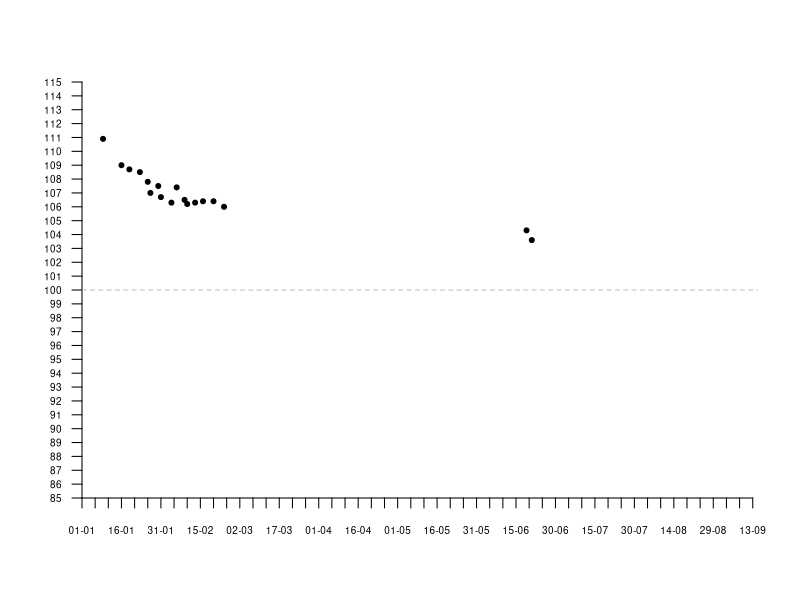

Here is the R script that generated this plot:
dates <- as.Date(c("2017-01-09",
                   "2017-01-16",
                   "2017-01-19",
                   "2017-01-23",
                   "2017-01-26",
                   "2017-01-27",
                   "2017-01-30",
                   "2017-01-31",
                   "2017-02-04",
                   "2017-02-06",
                   "2017-02-09",
                   "2017-02-10",
                   "2017-02-13",
                   "2017-02-16",
                   "2017-02-20",
                   "2017-02-24"))

vals <- c(110.9,
          109.0,
          108.7,
          108.5,
          107.8,
          107.0,
          107.5,
          106.7,
          106.3,
          107.4,
          106.5,
          106.2,
          106.3,
          106.4,
          106.4,
          106.0)

plot(dates,
     vals,
     col="black",
     pch=20,
     #type="n",
     xaxt="n",
     yaxt="n",
     xaxs="i",
     yaxs="i",
     xlab="",
     ylab="",
     bty="n",
     ylim=c(85,115),
     xlim=as.Date(c("2017-01-01",
                    "2017-09-15")))

dates2 <- as.Date(c("2017-06-19",
                    "2017-06-21"))
vals2 <- c(104.3,
           103.6)
points(dates2,
       vals2,
       pch=20)

xdts <- seq(as.Date(c("2017-01-01")),
        as.Date(c("2017-09-15")),
        by=5)
xlbls <- format(xdts,
                format="%d-%m")
axis(1, 
     at=xdts,
     labels=xlbls,
     las=1,
     cex.axis=0.6)

axis(2, 
     at=seq(85,
            115,
            by=1),
     las=0.5,
     cex.axis=0.6,
     las=2,
     col.axis="black")

abline(h=100,
       col="grey",
       lty=2)

# abline(h=seq(85,
#              115,
#              by=1),
#        col="lightgrey",
#        lty=3)
# 
# abline(v=as.Date(c("2017-01-09", "2017-02-09", "2017-03-09", "2017-04-09", "2017-05-09", "2017-06-09", "2017-07-09")),
#        col="lightgrey",
#        lty=3)

# dts <- as.Date(c("2017-01-09","2017-02-09","2017-03-09","2017-04-09","2017-05-09","2017-06-09","2017-07-09","2017-08-09"),
#                  "%Y-%m-%d")
# lbls <- format(dts, format="%d.%m")
# 
# points(dts,
#        c(110.9, 107.4, 103.9, 100.4, 96.9, 93.4, 89.9, 86.4),
#        pch=25,
#        cex=1,
#        col="darkred",
#        bg="red")

#points(as.Date("2017-02-09",
#               "%Y-%m-%d"),
#       106.5,
#       col="darkred",
#       pch=19)

#df <- data.frame(x=dates,
#                 y=vals)
#lf <- lm(y ~ x, 
#         data = df)
#abline(lf,
#       lty=2,
#       col="lightcoral")
#lines(dates,
#      vals,
#      lwd=2,
#      col="darkred")

#BMI = function(height_m,weight_kg){(1.3*weight_kg/(height_m)^2.5)}
#h = 1.85
#w = vals
#my_bmi = data.frame(h,w)
#my_bmi$bmi = BMI(my_bmi$h,
#                 my_bmi$w)

# par(new = TRUE)
# plot(dates,
#      my_bmi$bmi,
#      axes=F,
#      xlab=NA,
#      ylab=NA,
#      col="darkblue",
#      pch=18,
#      #type="n",
#      #xaxt="n",
#      #yaxt="n",
#      xaxs="i",
#      yaxs="i",
#      #xlab="",
#      #ylab="",
#      bty="n",
#      ylim=c(21,35),
#      xlim=as.Date(c("2017-01-01",
#                     "2017-09-15")),
#      panel.first = rect(0.1,#dates[1],
#                         30,
#                         as.Date("2017-10-01"),
#                         34.99,
#                         col='lightcoral', 
#                         border=NA,
#                         alpha=0.2))
# axis(4, 
#      at=seq(20,
#             35,
#             by=1),
#      las=0.5,
#      cex.axis=0.6,
#      las=2,
#      col.axis="darkblue")
# 
# my_bmi$bmi
# #
# #rect(100,#xleft 
# #     300,#ybottom 
# #     125,#xright 
# #     350 #ytop)
